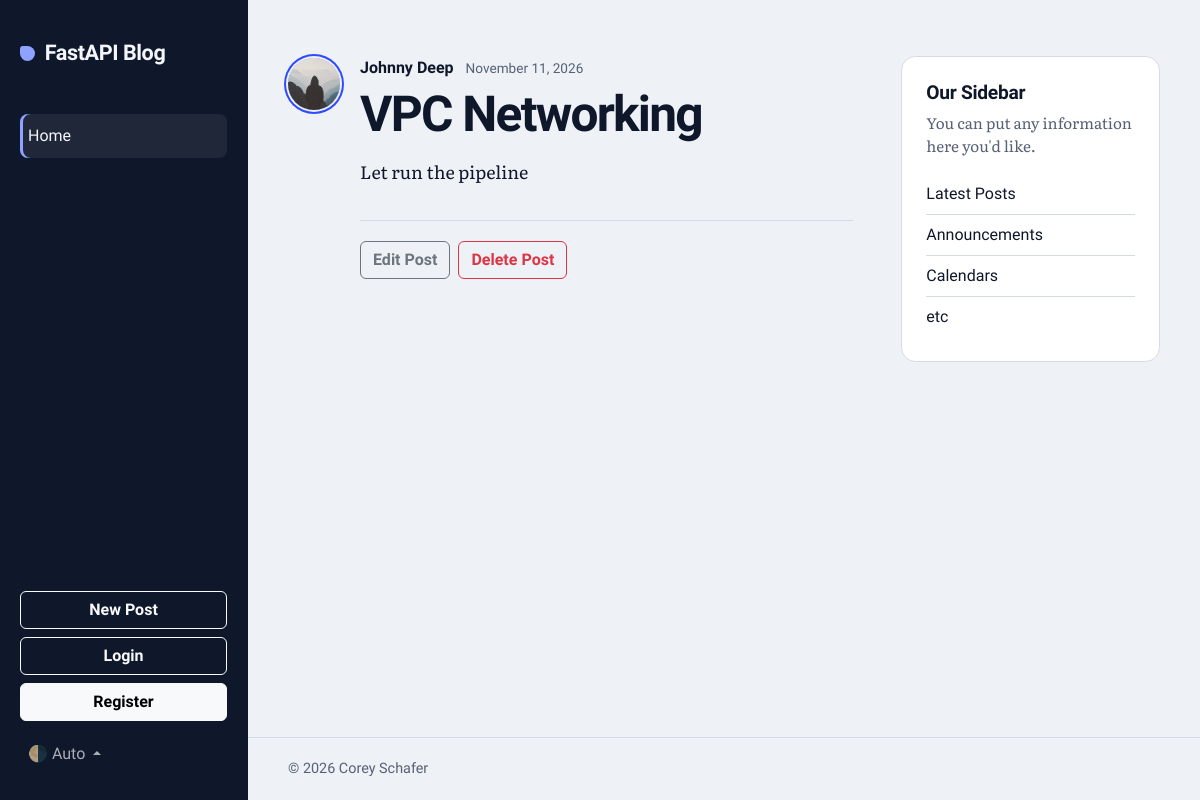
Page /posts/3 on the committed database.
### models.py (models this page shows, shortened)
class User(Base):
    __tablename__ = "users"
    id: Mapped[int] = mapped_column(Integer, primary_key=True, index=True)
    username: Mapped[str] = mapped_column(String(50), unique=True, index=True, nullable=False)
    email: Mapped[str] = mapped_column(String(100), unique=True, index=True, nullable=False)
    image_file: Mapped[str | None] = mapped_column(
        String(200),
        nullable=True,
        default=None,
    )
    posts: Mapped[list[Post]] = relationship(back_populates="author", cascade="all, delete-orphan")

class Post(Base):
    __tablename__ = "posts"
    id: Mapped[int] = mapped_column(Integer, primary_key=True, index=True)
    title: Mapped[str] = mapped_column(String(100), nullable=False)
    content: Mapped[str] = mapped_column(Text, nullable=False)
    user_id: Mapped[int] = mapped_column(
        ForeignKey("users.id"),
        nullable=False,
        index=True
    )
    date_posted: Mapped[datetime] = mapped_column(
        DateTime(timezone=True),
        default=lambda: datetime.now(UTC),
    )
    author: Mapped[User] = relationship(back_populates="posts")

### main.py (the view)
@app.get("/posts/{post_id}", include_in_schema=False)
async def post_page(request: Request, post_id: int, db: DbSession):
    result = await db.execute(
        select(models.Post)
        .options(selectinload(models.Post.author)) # eager loading
        .where(models.Post.id == post_id)
    )
    post = result.scalars().first()
    if not post:
        raise HTTPException(
            status_code=status.HTTP_404_NOT_FOUND,
            detail=f"Post with id {post_id} not found"
        )
    return templates.TemplateResponse(
        request=request,
        name="post.html",
        context={"post": post, "title": post.title[:50]}
    )

### templates/post.html (shortened to what this page needs)
{% extends "layout.html" %}
{% block content %}
  <article class="post post-detail">
    <img class="article-img"
         src="{{ post.author.image_path }}"
         alt="{{ post.author.username }}'s profile picture"
         width="52"
         height="52"
         loading="lazy">
    <div class="post-body">
      <div class="article-metadata">
        <a class="article-author"
           href="{{ url_for('user_posts', user_id=post.author.id) }}">{{ post.author.username }}</a>
        <small class="article-date">{{ post.date_posted.strftime("%B %d, %Y") }}</small>
      </div>
      <h1 class="post-heading">{{ post.title }}</h1>
      <p class="article-content">{{ post.content }}</p>
      {% if post.user_id == 1 %}
        <div class="post-actions">
          <button type="button"
                  class="btn btn-outline-secondary"
                  data-bs-toggle="modal"
                  data-bs-target="#editModal">Edit Post</button>
          <button type="button"
                  class="btn btn-outline-danger"
                  data-bs-toggle="modal"
                  data-bs-target="#deleteModal">Delete Post</button>
        </div>
      {% endif %}
    </div>
  </article>
{% endblock content %}

### static/css/main.css (style rules this page uses)
:root, :root[data-bs-theme="light"] { --rail-w: 15.5rem; --font-display: "Bricolage Grotesque", system-ui, -apple-system, "Segoe UI", sans-serif; --font-text: "Literata", Georgia, "Times New Roman", serif; --bg: #eef1f6; --surface: #ffffff; --ink: #0f172a; --muted: #566176; --line: #d5dbe5; --accent: #2f4bff; --rail-bg: #0f172a; --rail-line: transparent; --rail-ink: #f4f6fb; --rail-muted: rgba(244, 246, 251, 0.68); --rail-accent: #8fa2ff; }
body { font-family: var(--font-text); background-color: var(--bg); color: var(--ink); }
h1, h2, h3, h4, h5, h6 { font-family: var(--font-display); color: var(--ink); }
a { color: var(--accent); }
.post { display: flex; align-items: flex-start; gap: 1.25rem; padding: 2rem 0; border-bottom: 1px solid var(--line); }
.post:last-of-type { border-bottom: 0; }
.article-img { flex-shrink: 0; width: 52px; height: 52px; margin-top: 0.15rem; border-radius: 50%; object-fit: cover; box-shadow: 0 0 0 2px var(--bg), 0 0 0 4px var(--accent); }
.post-body { min-width: 0; flex-grow: 1; }
.article-metadata { display: flex; flex-wrap: wrap; align-items: baseline; gap: 0.25rem 0.75rem; margin-bottom: 0.5rem; font-family: var(--font-display); }
.article-author { font-weight: 600; text-decoration: none; color: var(--ink); }
.article-date { font-size: 0.85rem; color: var(--muted); }
.post-heading { margin-bottom: 0.75rem; font-size: clamp(1.55rem, 1.2rem + 1.2vw, 2rem); font-weight: 700; line-height: 1.12; letter-spacing: -0.025em; }
.article-content { max-width: 65ch; margin-bottom: 0; font-size: 1.05rem; line-height: 1.75; color: var(--ink); }
.post-detail { border-bottom: 0; padding-top: 0; }
.post-detail .post-heading { margin-bottom: 1rem; font-size: clamp(2rem, 1.3rem + 2.6vw, 3.1rem); font-weight: 800; line-height: 1.05; letter-spacing: -0.035em; }
.post-detail .article-content { font-size: 1.12rem; line-height: 1.8; }
.post-actions { display: flex; flex-wrap: wrap; gap: 0.5rem; margin-top: 2rem; padding-top: 1.25rem; border-top: 1px solid var(--line); }
.post-actions .btn, .modal .btn { font-family: var(--font-display); font-weight: 600; }

### rows in the picture
User: author.username "Johnny Deep"
Post: date_posted "November 11, 2026", title "VPC Networking", content "Let run the pipeline"
